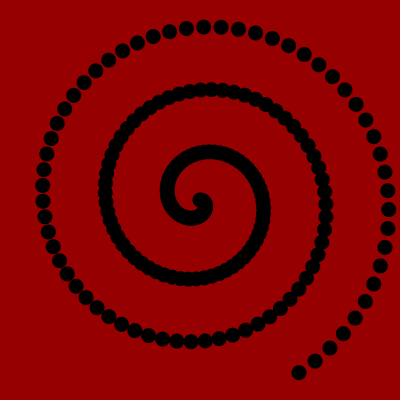
Frame 1 (no input)
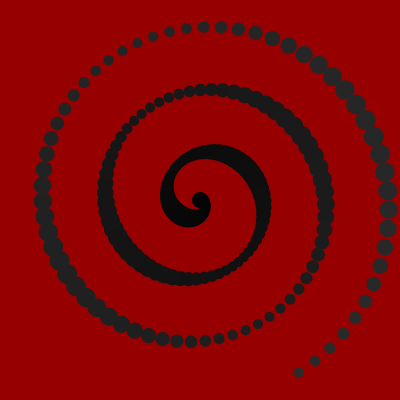
Frame 60 (the mouse pressed at the canvas centre just before this capture)
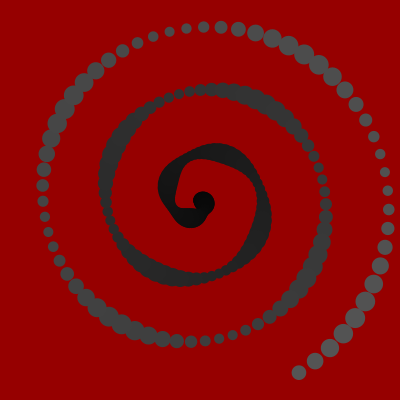
Frame 120 (the mouse held since frame 60 and released just before this capture)

The Processing sketch that drew these frames (run headless with seeded random() and noise(); from frame 60 on, the mouse is pressed at the canvas centre):

// Processing sketch: aula113b
// ── aula113b.pde
Bolinha[] ponto = new Bolinha[200];

void setup() {
  size(400, 400);
  smooth();
  noStroke();
  fill(255);
  for(int i = 0; i < ponto.length; i++) {
    
    float x = width/2 + cos(i/10.0) * i;
    float y = height/2 + sin(i/10.0) * i;

    ponto[i] = new Bolinha(x, y, 0.05 + (i/300.0) );
  }
}

void draw() {
  
  background(150, 0, 0);
  for(int i=0; i < ponto.length; i++) {
    ponto[i].viver();
   
  }
}


// ── Bug.pde
class Bolinha {

  float posx, posy, tempo, velocidade;

  Bolinha(float tempx, float tempy, float tempveloc) {
    posx = tempx; 
    posy = tempy; 
    tempo = 0;
    velocidade = tempveloc;
  }

  void viver() {
    fill(tempo);
    float tam = map(sin(tempo), -1, 1, 10, 20);
    ellipse(posx, posy, tam, tam);
    tempo = tempo + velocidade;
  }
}
